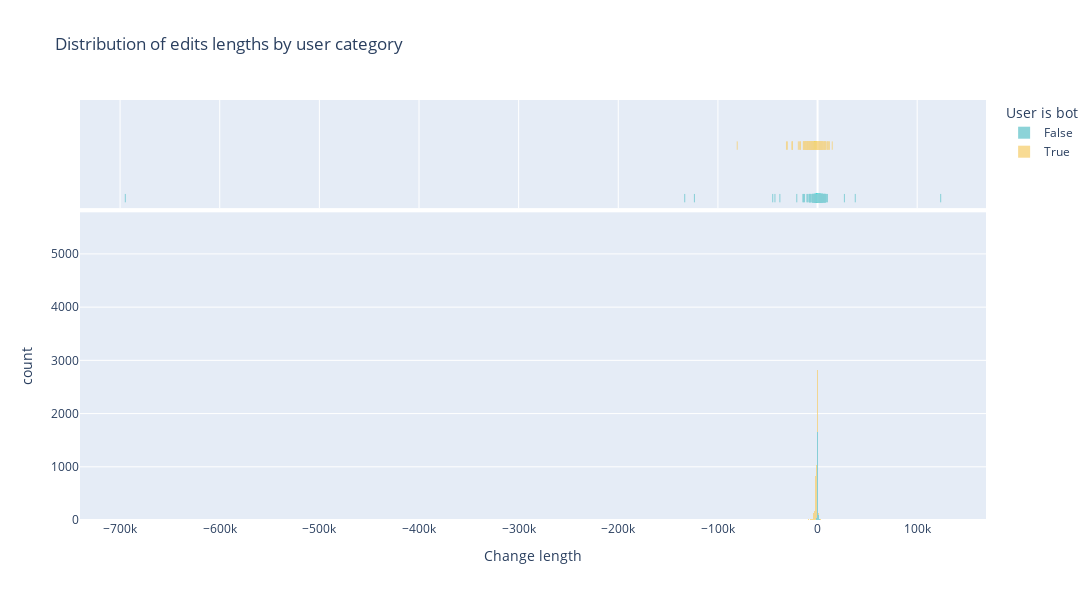

Write notebook code for a chart like this one.
### Code cell
fig = px.histogram(data[~data['change_length'].isna()], x='change_length', color='bot', marginal="rug",
                   title='Distribution of edits lengths by user category',
                   width=1200, height=600,
                   labels={'bot':'User is bot', 'change_length': 'Change length', 'count': 'Count of changes'},
                   color_discrete_sequence=px.colors.qualitative.Pastel)
fig.update_traces(opacity=0.75)
fig.show()

### Figure 1 — Plotly figure (JSON) as saved in the notebook; plotly's stock layout.template omitted (floating-point values rounded to 4 significant figures; data arrays with more than 128 entries replaced by an {"elided": "..."} marker saying what was removed)
{"data": [{"alignmentgroup": "True", "bingroup": "x", "hovertemplate": "User is bot=False<br>Change length=%{x}<br>count=%{y}<extra></extra>", "legendgroup": "False", "marker": {"color": "rgb(102, 197, 204)", "pattern": {"shape": ""}}, "name": "False", "offsetgroup": "False", "opacity": 0.75, "orientation": "v", "showlegend": true, "type": "histogram", "x": {"elided": "8598 int values"}, "xaxis": "x", "yaxis": "y"}, {"alignmentgroup": "True", "boxpoints": "all", "fillcolor": "rgba(255,255,255,0)", "hoveron": "points", "hovertemplate": "User is bot=False<br>Change length=%{x}<extra></extra>", "jitter": 0, "legendgroup": "False", "line": {"color": "rgba(255,255,255,0)"}, "marker": {"color": "rgb(102, 197, 204)", "symbol": "line-ns-open"}, "name": "False", "offsetgroup": "False", "opacity": 0.75, "showlegend": false, "type": "box", "x": {"elided": "8598 int values"}, "xaxis": "x2", "yaxis": "y2"}, {"alignmentgroup": "True", "bingroup": "x", "hovertemplate": "User is bot=True<br>Change length=%{x}<br>count=%{y}<extra></extra>", "legendgroup": "True", "marker": {"color": "rgb(246, 207, 113)", "pattern": {"shape": ""}}, "name": "True", "offsetgroup": "True", "opacity": 0.75, "orientation": "v", "showlegend": true, "type": "histogram", "x": {"elided": "16295 int values"}, "xaxis": "x", "yaxis": "y"}, {"alignmentgroup": "True", "boxpoints": "all", "fillcolor": "rgba(255,255,255,0)", "hoveron": "points", "hovertemplate": "User is bot=True<br>Change length=%{x}<extra></extra>", "jitter": 0, "legendgroup": "True", "line": {"color": "rgba(255,255,255,0)"}, "marker": {"color": "rgb(246, 207, 113)", "symbol": "line-ns-open"}, "name": "True", "offsetgroup": "True", "opacity": 0.75, "showlegend": false, "type": "box", "x": {"elided": "16295 int values"}, "xaxis": "x2", "yaxis": "y2"}], "layout": {"barmode": "relative", "height": 600, "legend": {"title": {"text": "User is bot"}, "tracegroupgap": 0}, "title": {"text": "Distribution of edits lengths by user category"}, "width": 1200, "xaxis": {"anchor": "y", "domain": [0, 1], "title": {"text": "Change length"}}, "xaxis2": {"anchor": "y2", "domain": [0, 1], "matches": "x", "showgrid": true, "showticklabels": false}, "yaxis": {"anchor": "x", "domain": [0, 0.7326], "title": {"text": "count"}}, "yaxis2": {"anchor": "x2", "domain": [0.7426, 1], "matches": "y2", "showgrid": false, "showline": false, "showticklabels": false, "ticks": ""}}}
